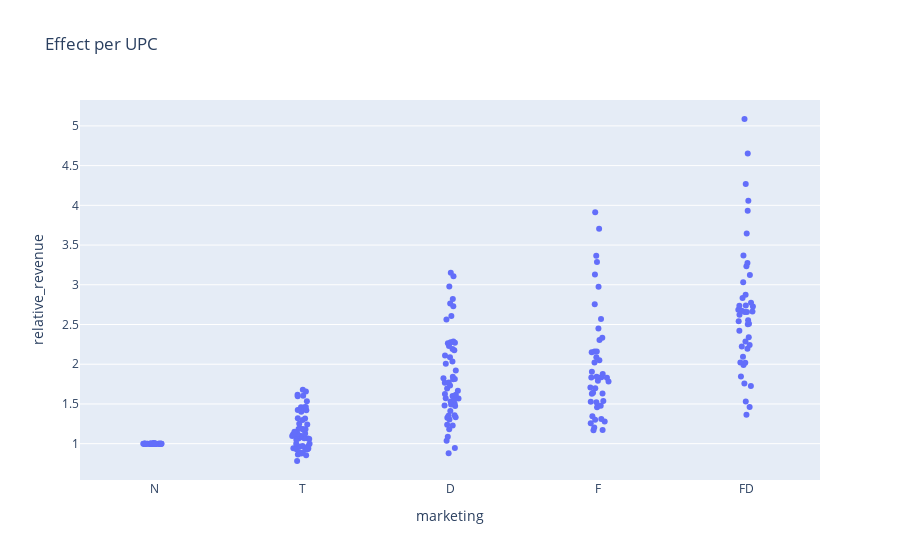

This figure's notebook cell:
### Markdown cell above
### Plot Funktionen (mit test)

### Code cell
def plot_allupc():
    fig = px.strip(
        df_upc.set_index('marketing').loc[['N', 'T', 'D', 'F', 'FD']].reset_index(), 
        y = 'relative_revenue', 
        x = 'marketing',
        #color = 'upc',
        custom_data = ['upc'],
        title = 'Effect per UPC'
    )
    return fig
plot_allupc()

### Figure 1 — Plotly figure (JSON) as saved in the notebook; plotly's stock layout.template omitted (floating-point values rounded to 4 significant figures; data arrays with more than 128 entries replaced by an {"elided": "..."} marker saying what was removed)
{"data": [{"alignmentgroup": "True", "boxpoints": "all", "customdata": {"elided": "250x1 int values"}, "fillcolor": "rgba(255,255,255,0)", "hoveron": "points", "hovertemplate": "marketing=%{x}<br>relative_revenue=%{y}<extra></extra>", "legendgroup": "", "line": {"color": "rgba(255,255,255,0)"}, "marker": {"color": "#636efa"}, "name": "", "offsetgroup": "", "orientation": "v", "pointpos": 0, "showlegend": false, "type": "box", "x": {"elided": "250 str values"}, "x0": " ", "xaxis": "x", "y": {"elided": "250 float values"}, "y0": " ", "yaxis": "y"}], "layout": {"boxmode": "group", "legend": {"tracegroupgap": 0}, "title": {"text": "Effect per UPC"}, "xaxis": {"anchor": "y", "domain": [0, 1], "title": {"text": "marketing"}}, "yaxis": {"anchor": "x", "domain": [0, 1], "title": {"text": "relative_revenue"}}}}
